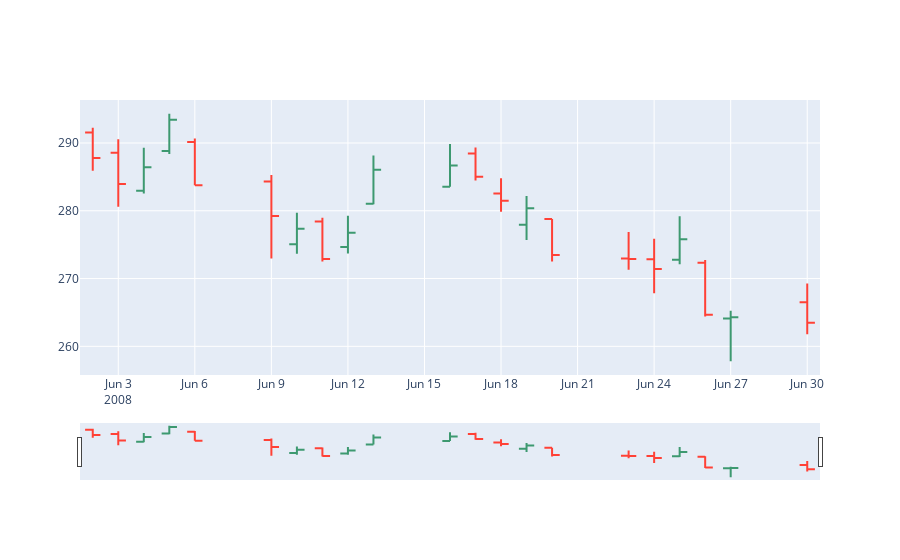

The code cell stored with this chart in its notebook:
### Markdown cell above
## <a id='2.6'>2.6 OHLC charts</a>
An OHLC chart is any type of price chart that shows the open, high, low and close price of a certain time period. Open-high-low-close Charts (or OHLC Charts) are used as a trading tool to visualise and analyse the price changes over time for securities, currencies, stocks, bonds, commodities, etc. OHLC Charts are useful for interpreting the day-to-day sentiment of the market and forecasting any future price changes through the patterns produced.

The y-axis on an OHLC Chart is used for the price scale, while the x-axis is the timescale. On each single time period, an OHLC Charts plots a symbol that represents two ranges: the highest and lowest prices traded, and also the opening and closing price on that single time period (for example in a day). On the range symbol, the high and low price ranges are represented by the length of the main vertical line. The open and close prices are represented by the vertical positioning of tick-marks that appear on the left (representing the open price) and on right (representing the close price) sides of the high-low vertical line.

Colour can be assigned to each OHLC Chart symbol, to distinguish whether the market is "bullish" (the closing price is higher then it opened) or "bearish" (the closing price is lower then it opened).

<img src="https://datavizcatalogue.com/methods/images/anatomy/SVG/OHLC_chart.svg">

Source: [Datavizcatalogue](https://datavizcatalogue.com/methods/OHLC_chart.html)

### Code cell
# OHLC chart of June 2008
trace = go.Ohlc(x=google['06-2008'].index,
                open=google['06-2008'].Open,
                high=google['06-2008'].High,
                low=google['06-2008'].Low,
                close=google['06-2008'].Close)
data = [trace]
iplot(data, filename='simple_ohlc')

### Figure 1 — Plotly figure (JSON) as saved in the notebook; plotly's stock layout.template omitted (floating-point values rounded to 4 significant figures)
{"data": [{"close": [287.8, 283.9, 286.4, 293.4, 283.8, 279.2, 277.4, 272.9, 276.8, 286.0, 286.7, 285.0, 281.5, 280.4, 273.5, 272.9, 271.4, 275.8, 264.7, 264.3, 263.5], "high": [292.2, 290.5, 289.3, 294.3, 290.6, 285.3, 279.7, 278.9, 279.3, 288.1, 289.8, 289.3, 284.8, 282.2, 278.8, 276.9, 275.9, 279.2, 272.7, 265.3, 269.3], "low": [285.9, 280.6, 282.6, 288.4, 283.8, 273.0, 273.7, 272.5, 273.7, 280.9, 283.5, 284.5, 279.9, 275.7, 272.5, 271.3, 267.8, 272.1, 264.4, 257.8, 261.8], "open": [291.5, 288.5, 282.9, 288.8, 290.2, 284.3, 275.1, 278.4, 274.6, 281.0, 283.5, 288.5, 282.5, 277.9, 278.8, 272.9, 272.8, 272.8, 272.3, 264.1, 266.5], "type": "ohlc", "x": ["2008-06-02T00:00:00", "2008-06-03T00:00:00", "2008-06-04T00:00:00", "2008-06-05T00:00:00", "2008-06-06T00:00:00", "2008-06-09T00:00:00", "2008-06-10T00:00:00", "2008-06-11T00:00:00", "2008-06-12T00:00:00", "2008-06-13T00:00:00", "2008-06-16T00:00:00", "2008-06-17T00:00:00", "2008-06-18T00:00:00", "2008-06-19T00:00:00", "2008-06-20T00:00:00", "2008-06-23T00:00:00", "2008-06-24T00:00:00", "2008-06-25T00:00:00", "2008-06-26T00:00:00", "2008-06-27T00:00:00", "2008-06-30T00:00:00"]}], "layout": {}}
